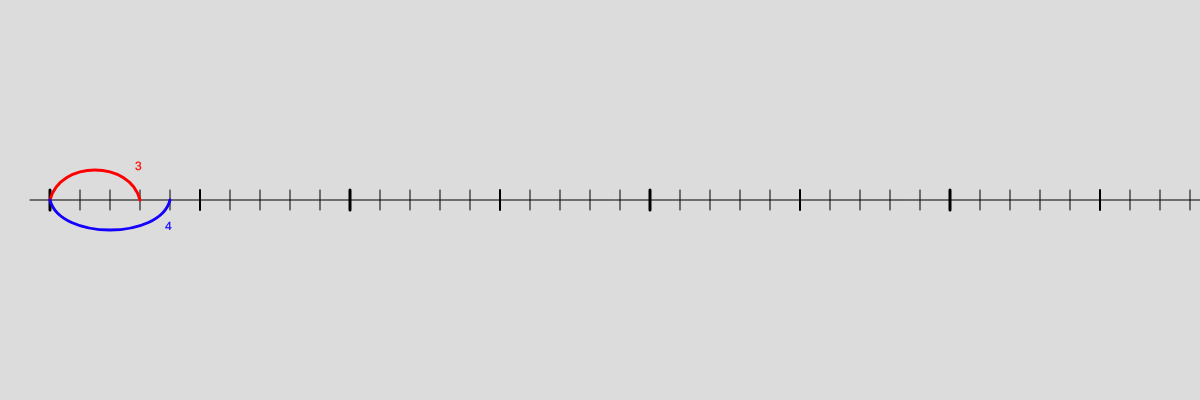
Frame 1 (no input)
Frame 60 (no input): identical to frame 1, image omitted
Frame 120 (the mouse pressed at the canvas centre since frame 60): identical to frame 1, image omitted

The p5.js sketch that drew this single still picture (run headless with seeded random() and noise() and a simulated clock; from frame 60 on, the mouse is pressed at the canvas centre):

// p5.js sketch
// ── sketch.js
var x_offset = 50; //define distance from left border
var slider1a; //first factor
var slider1b; //number of repetitions
var slider2a; //second factor
var slider2b; //number of repetitions
var slider3a; //multiples
var slider3b; //number of repetitions
var slider_zoom;

var maxlength = 400;
var sl3max = 17;
var sl4max = 19; //Maximum for slider 4, second number
var mult3 = maxlength/sl4max; //number of times, number 1 can be displayed
var mult4 = maxlength/sl4max;
var x1;
var canvas_y = 400;


function setup() {
  cnv = createCanvas(windowWidth, canvas_y);
  //cnv.mouseWheel(slideHorizontally); // attach listener for activity on canvas only
  //createCanvas(2000, canvas_y); //old canvas
  slider1a = createSlider(0,mult3,1,1);
  slider1b = createSlider(1,sl3max,3,1);
  slider2a = createSlider(0,20,1,1);
  slider2b = createSlider(1,sl4max,4,1);
  slider3a = createSlider(0,maxlength,0,maxlength);
  slider3b = createSlider(1,sl4max,sl4max,1);
  slider_zoom = createSlider(10,40,30,1);

}

function draw() {
  background(220);
  stroke (0,0,0);
  strokeWeight(1);
  line(x_offset-20,200,(maxlength+40)*slider_zoom.value()+x_offset,200);
  
  for (let i = 0; i < maxlength + 40; i++) {
    if (i % 5 == 0) {
    strokeWeight(2);
    if (i % 10 == 0) {
      strokeWeight(3);
    }
    }
    line(x_offset+slider_zoom.value()*i,190,x_offset+slider_zoom.value()*i,210);
    strokeWeight(1);
  }
  
  for (let j = 0; j < slider1a.value(); j ++) {
  noFill();
  stroke(255, 0, 0, 256-256/slider1a.value()*j);
  strokeWeight(3); //let color fade out
  bezier(x_offset+slider_zoom.value()*slider1b.value()*j,200,x_offset+slider_zoom.value()*slider1b.value()*j+10,160,x_offset+slider_zoom.value()*slider1b.value()*(j+1)-10,160,x_offset+slider_zoom.value()*slider1b.value()*(j+1),200);
  strokeWeight(0.2);
  fill(255, 0, 0, 256-256/slider1a.value()*j);
  text(slider1b.value()*(j+1),x_offset+slider_zoom.value()*slider1b.value()*(j+1)-5,170);


  }

  for (let j = 0; j < slider2a.value(); j ++) {
    noFill();
    stroke(20, 0, 256, 256-256/slider2a.value()*j);
    strokeWeight(3);
    bezier(x_offset+slider_zoom.value()*slider2b.value()*j,200,x_offset+slider_zoom.value()*slider2b.value()*j+10,240,x_offset+slider_zoom.value()*slider2b.value()*(j+1)-10,240,x_offset+slider_zoom.value()*slider2b.value()*(j+1),200);
    strokeWeight(0.2);
    fill(20, 0, 256, 256-256/slider2a.value()*j);
    text(slider2b.value()*(j+1),x_offset+slider_zoom.value()*slider2b.value()*(j+1)-5,230);
    
    }

    for (let j = 0; j < slider3a.value(); j ++) {
      noFill();
      stroke(0, 0, 0, 200-200/slider3a.value()*j);
      strokeWeight(2);
      bezier(x_offset+slider_zoom.value()*slider3b.value()*j,200,x_offset+slider_zoom.value()*slider3b.value()*j+10,270,x_offset+slider_zoom.value()*slider3b.value()*(j+1)-10,270,x_offset+slider_zoom.value()*slider3b.value()*(j+1),200);
      strokeWeight(0.2);
      fill(0, 0, 0, 256-256/slider3a.value()*j);
      text(slider3b.value(),(x_offset+slider_zoom.value()*slider3b.value()*(j)+x_offset+slider_zoom.value()*slider3b.value()*(j+1))/2-5,280);
      /*if (j == 0) {
        text(slider3b.value(),x_offset+slider_zoom.value()*slider3b.value()-5,250);
      }*/
    }
}

function mousePressed() {
  x1 = mouseX;
  x_offset_old = x_offset;
}

function mouseDragged() {
  if (mouseY < canvas_y-100) {
    x_offset = x_offset_old+mouseX-x1;
    redraw();
  }
}

function slideHorizontally(event){ 
    x_offset = x_offset_old+mouseX-x1;
    redraw();
}

/*
function mouseWheel() {
  slider1b.value() = 10;
}
*/

function windowResized() {
  resizeCanvas(windowWidth, canvas_y);
}
